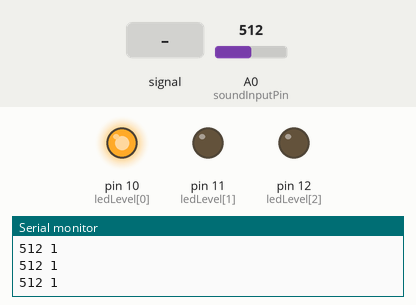
A sketch run on a simulated Arduino Uno, built with avr-gcc and run on an emulated ATmega328P. On the bench: output pins drawn as LEDs (lit = HIGH), the last lines printed to the serial monitor. Dashed ring = blinking. The inputs (shaded band) are chosen by the test bench; at power-on: A0 (soundInputPin) = 512.

Above: at 1.2 s.
1.3 s: A0 (soundInputPin) fed a 200 Hz sine of ±255 counts around its level
At 2.0 s:
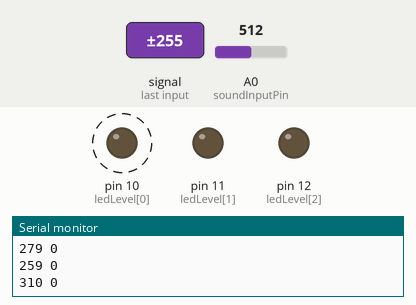
At 3.0 s:
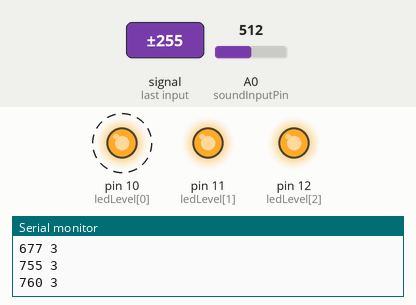
4.3 s: A0 (soundInputPin) set to 716
5.9 s: A0 (soundInputPin) set to 687
7.4 s: A0 (soundInputPin) set to 656
At 8.4 s:
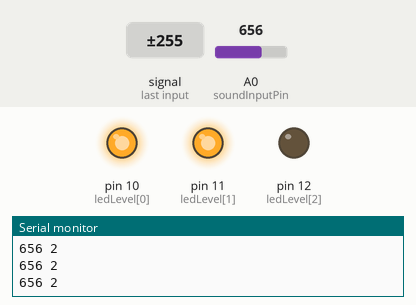
8.9 s: A0 (soundInputPin) set to 558
10.4 s: A0 (soundInputPin) set to 531
At 10.9 s:
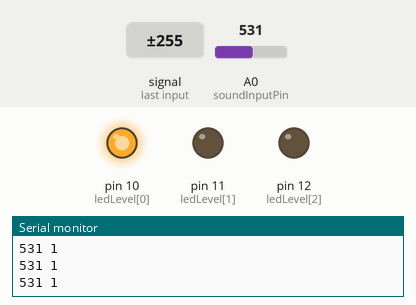
Timing chart, 0 to 12.9 s (numbered marks = the images above; inputs shaded):
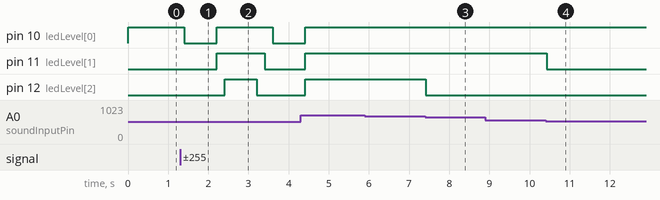

The sketch:

ex55_Mic_WithLED.ino
```cpp
char soundInputPin = A0;
int ledLevel[3] = {10, 11, 12};

void setup() {
  // put your setup code here, to run once:
  Serial.begin(9600);
  for (int i = 0; i < 3; i++) {
    pinMode(ledLevel[i], OUTPUT);
  }
}

void loop() {
  // put your main code here, to run repeatedly:
  int soundInput = analogRead(soundInputPin);
  int soundLevel = map(soundInput, 300, 550, 0, 2); // threshold 값을 잘 조정해야함

  Serial.print(soundInput);
  Serial.print(" ");
  Serial.println(soundLevel);
  for (int i = 0; i < 3; i++) digitalWrite(ledLevel[i], LOW);
  for (int i = 0; i < soundLevel; i++) digitalWrite(ledLevel[i], HIGH);

  delay(200);
}
```

Measured:
- the behaviour switches between 550 and 549 on A0 (soundInputPin) (found by bisection; images 3 and 4)
- after the input at 1.3 s, pin 10 (ledLevel[0]): HIGH → LOW after 0.10 s, → HIGH 0.80 s later, → LOW 1.4 s later; pin 11 (ledLevel[1]): LOW → HIGH after 0.91 s, → LOW 1.2 s later; pin 12 (ledLevel[2]): LOW → HIGH after 1.1 s, → LOW 0.80 s later
- after the input at 7.4 s, pin 12 (ledLevel[2]): HIGH → LOW at once
- after the input at 10.4 s, pin 11 (ledLevel[1]): HIGH → LOW at once
